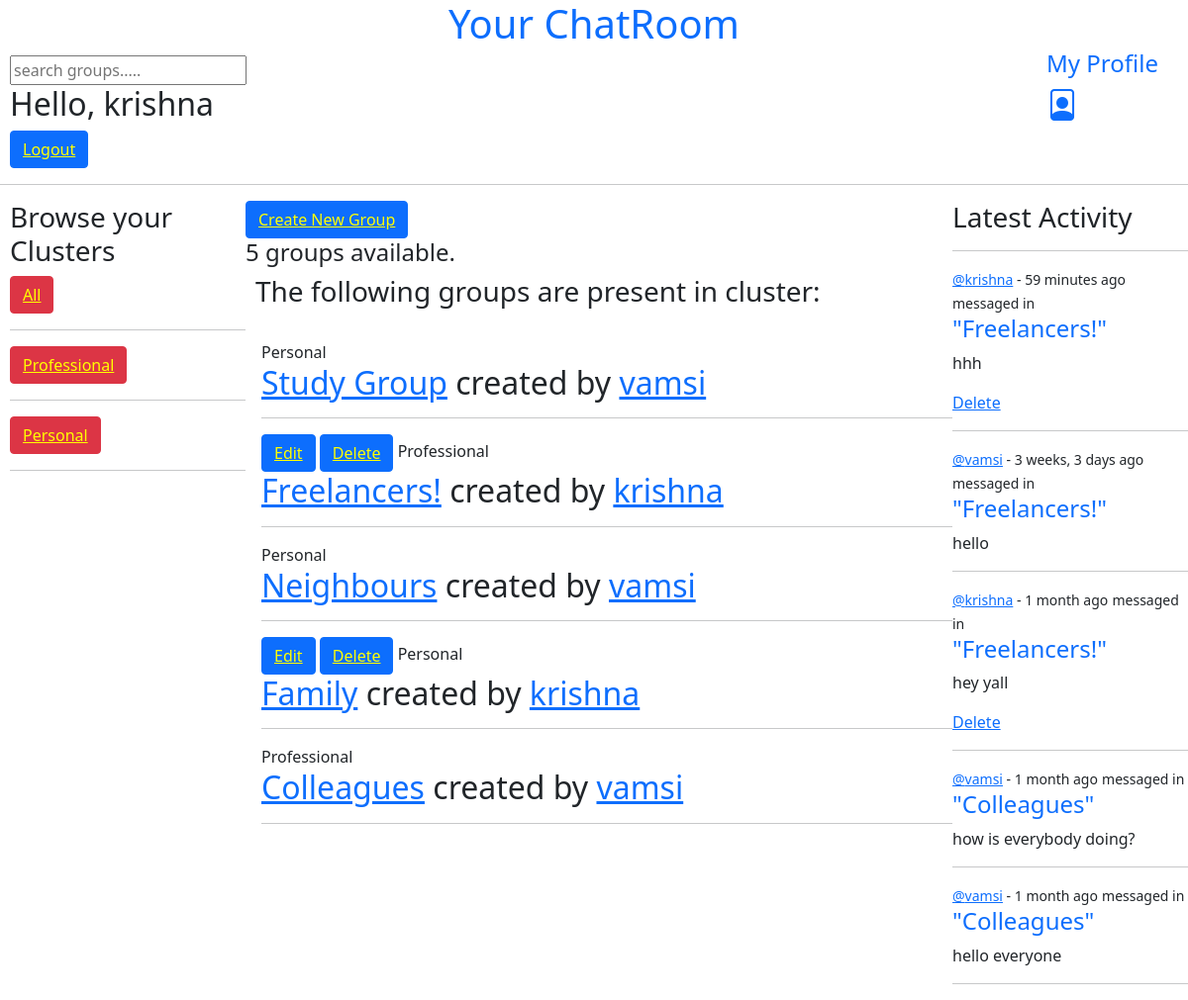
Screenshot of / (signed in) with the database file from the repository.
### baseApp/models.py (models this page shows, shortened)
class Cluster(models.Model):
    clusterName = models.CharField(max_length = 200)

class Group(models.Model):
    admin = models.ForeignKey(User, null = True, on_delete = models.SET_NULL)
    cluster = models.ForeignKey(Cluster, on_delete = models.SET_NULL, null = True)
    GroupName = models.CharField(max_length = 200)
    GroupDescription = models.TextField(null = True, blank = True)
    updatedTime = models.DateTimeField(auto_now = True)
    createdTime = models.DateTimeField(auto_now_add = True)
    class Meta:
        ordering = ['-createdTime']
    def __str__(self):
        return self.GroupName

class Messages(models.Model):
    group = models.ForeignKey(Group, on_delete = models.CASCADE)
    user = models.ForeignKey(User, on_delete = models.CASCADE)
    content = models.TextField()
    updated = models.DateTimeField(auto_now = True)
    created = models.DateTimeField(auto_now_add = True)
    def __str__(self):
        return self.content[0:40]

### baseApp/views.py (the view)
# urls.py: path('', views.home, name = "home"),
def home(request):
    query = ''
    if(request.GET.get('f') != None):
        query = request.GET.get('f')
    groups = Group.objects.filter(Q(cluster__clusterName__icontains = query) | Q(GroupName__icontains = query) | Q(GroupDescription__icontains = query))
    grpCount = groups.count()
    clusters = Cluster.objects.all()
    recent_msgs = Messages.objects.all().order_by("-created")[:5]
    context = {'grps': groups, 'clusters':clusters, 'group_count': grpCount, "feed":recent_msgs}
    return render(request, 'baseApp/homepage.html', context)

### baseApp/templates/baseApp/homepage.html (shortened to what this page needs)
{% extends 'main.html' %}
{% block contentBlock %}
<link rel="stylesheet" href=
"https://cdn.jsdelivr.net/npm/bootstrap@5.0.2/dist/css/bootstrap.min.css" />
    <link rel="stylesheet" href=
"https://cdn.jsdelivr.net/npm/bootstrap-icons@1.5.0/font/bootstrap-icons.css" />
<div class = 'homepage'>
    <div>
        {% include 'baseApp/clusterView.html' %}
    </div>
    <div>
        <div>
            <button class = "btn btn-primary"><a href = "{% url 'create_group' %}" style = "color: yellow;">Create New Group</a></button>
        </div>
        {% if group_count == 0 %}
        <h4>No groups available :(</h4>
        {% elif group_count == 1 %}
        <h4>1 group available</h4>
        {% else %}
        <h4>{{group_count}} groups available.</h4>
        {% endif %}
        {% include 'baseApp/mainFeed.html' %}
    </div>
    <div class = "recents">
        {% include 'baseApp/recentFeed.html' %}
    </div>
</div>
{% endblock contentBlock %}

### templates/topbar.html (shortened to what this page needs)
<center><h1 style="color: blue;"><a href = "{% url 'home' %}" style = "text-decoration: none;">Your ChatRoom</a></h1></center>
<link rel="stylesheet" href=
"https://cdn.jsdelivr.net/npm/bootstrap@5.0.2/dist/css/bootstrap.min.css" />
    <link rel="stylesheet" href=
"https://cdn.jsdelivr.net/npm/bootstrap-icons@1.5.0/font/bootstrap-icons.css" />
<div class = "searchbar">
    <form method = "GET" action = "{% url 'home' %}">
        <input type = "text" name = "f" placeholder = "search groups.....">
    </form>
</div>
<div class = "bar">
    {% if request.user.is_authenticated %}
    <h2>Hello, {{request.user}}</h2>
    {%endif %}
    {% if request.user.is_authenticated %}
    <button class = "btn btn-primary"><a href = "{% url 'userLogout' %}" style = "color: yellow;">Logout</a></button>
    {% else %}
    <button class = "btn btn-primary"><a href = "{% url 'userLogin' %}" style="color: yellow;">Login</a></button>
    {% endif %}
</div>
<a href = "{% url 'user_profile' request.user.id %}">
    <div class = "pf">
        <h4>My Profile</h4>
        <div>
            <i class="bi bi-file-person h2"></i>
        </div>
    </div>
</a>

### baseApp/templates/baseApp/clusterView.html
<h3>Browse your Clusters</h3>
        <div>
            <button class = "btn btn-danger"><a href = "{% url 'home' %}" style = "color: yellow;">All</a></button>
        </div>
        <hr>
        {% for cluster in clusters %}
            <div>
                <button class = "btn btn-danger"><a href = "{% url 'home' %}?f={{cluster.clusterName}}" style="color: yellow;">{{cluster.clusterName}}</a></button>
            </div>
            <hr>
        {% endfor %}

### baseApp/templates/baseApp/mainFeed.html
{% if group_count >= 1 %}
        <h3 style="padding-left: 10px;">The following groups are present in cluster: </h3>
        <br>
        <div style="padding-left: 16px;">
            {% for gr in grps %}
                {% if request.user == gr.admin %}
                    <button class = "btn btn-primary"><a style = "color: yellow" href = "{% url 'edit_group' gr.id %}">Edit</a></button>
                    <button class = "btn btn-primary"><a href = "{% url 'del_grp' gr.id %}" style = "color: yellow;">Delete</a></button>
                {% endif %}
                <span>{{gr.cluster.clusterName}}</span>
                <br>
                <h2><a href = "{% url 'group' gr.id %}">{{gr.GroupName}}</a> created by <a href = "{% url 'user_profile' gr.admin.id %}">{{gr.admin}}</a></h2>
                <hr>
            {% endfor %}
        {% endif %}
        </div>

### baseApp/templates/baseApp/recentFeed.html
<h3>Latest Activity</h3>
        <hr>
        {% for latest in feed %}
        <a href = "{% url 'group' latest.group.id %}" style = "text-decoration: none;">
            <div>
                <small><a href = "{% url 'user_profile' latest.user.id %}">@{{latest.user}}</a> - {{latest.created|timesince}} ago</small>
                <small>messaged in <a style = "text-decoration:none;" href = "{% url 'group' latest.group.id %}"><h4>"{{latest.group}}"</h4></a></small>
                <p>{{latest}}</p>
                {% if request.user == latest.user %}
                <a href = "{% url 'deleteMessage' latest.id %}">Delete</a>
                {% endif %}
                <hr>
            </div>
        </a>
        {% endfor %}

### static/stylesheets/main.css (style rules this page uses)
body { background-color: aquamarine; }

### templates/topbar.html (style rules this page uses)
.bar { padding-left: 10px; }
.searchbar { padding-left: 10px; }
.pf { position: absolute; top: 0; right: 0; padding-right: 30px; padding-top: 50px; }

### baseApp/templates/baseApp/homepage.html (style rules this page uses)
.homepage { display: grid; grid-template-columns: 1fr 3fr 1fr; padding-left: 10px; }

### rows the page displays
Cluster: clusterName "Professional"
Cluster: clusterName "Personal"
Group: cluster.clusterName "Personal", GroupName "Study Group", admin "vamsi"
Group: shows "Edit", cluster.clusterName "Professional", GroupName "Freelancers!", admin "krishna"
Group: cluster.clusterName "Personal", GroupName "Neighbours", admin "vamsi"
Group: shows "Edit", cluster.clusterName "Personal", GroupName "Family", admin "krishna"
Group: cluster.clusterName "Professional", GroupName "Colleagues", admin "vamsi"
Messages: user "krishna", created "59 minutes", group "Freelancers!", content "hhh", shows "Delete"
Messages: user "vamsi", created "3 weeks, 3 days", group "Freelancers!", content "hello"
Messages: user "krishna", created "1 month", group "Freelancers!", content "hey yall", shows "Delete"
Messages: user "vamsi", created "1 month", group "Colleagues", content "how is everybody doing?"
Messages: user "vamsi", created "1 month", group "Colleagues", content "hello everyone"

### other values shown
{{ request.user }} "krishna"
{{ group_count }} "5"
